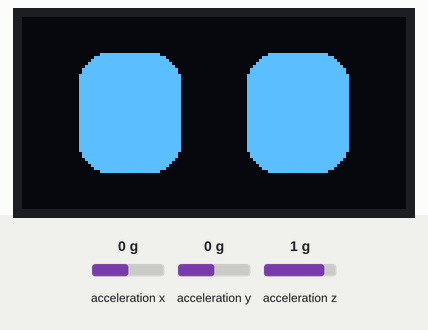
Recording of a sketch running on a simulated Seeed XIAO ESP32-C3. On the bench: 128×64 one-colour display. Wiring (inferred from the names in the program): MPU-6050 motion sensor at I2C address 0x68. The inputs (shaded band) are chosen by the test bench; at power-on: acceleration x 0 g, acceleration y 0 g, acceleration z 1 g. Random numbers use the default seed unless the sketch sets one.

Above: at 1.2 s.
1.3 s: acceleration x set to -1.4 g
At 3.56 s:
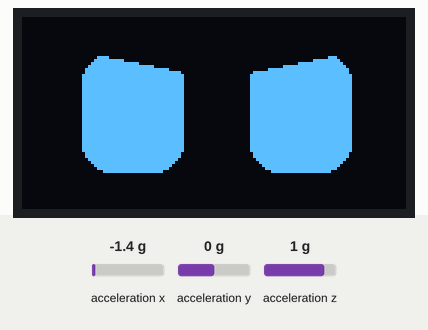
At 4.84 s:
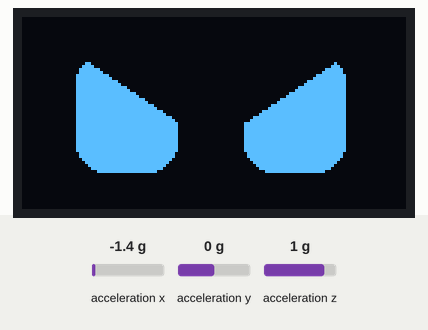
Timing chart, 0 to 6.3 s (numbered marks = the images above; inputs shaded):
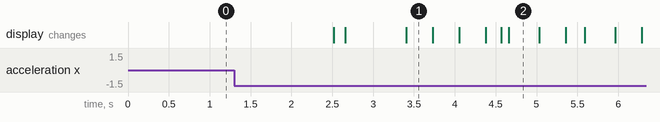

The sketch:

Grumpyyy.ino
```cpp
/*
  Grumpyyy
  Seeed XIAO ESP32-C3 + MPU6050 + 0.96" SSD1306 OLED (128x64, I2C), powered over USB

  - Normal: eyes blink at random intervals
  - Shake it for 2 seconds: angry eyes
  - While angry, every shake restarts the 5 s timer (stays angry while you shake)
  - 5 seconds after the last shake it shows "FUCK OFF" for 2 s, then goes back to normal
  - Shake for 2 s again any time to make it angry again

  Libraries (Library Manager): Adafruit SSD1306, Adafruit GFX
  (MPU6050 is read directly over I2C, no library needed)

  Wiring (OLED and MPU6050 share the same two I2C wires):
    3V3 -> OLED VCC, MPU6050 VCC
    GND -> OLED GND, MPU6050 GND
    D4 (GPIO6, SDA) -> OLED SDA, MPU6050 SDA
    D5 (GPIO7, SCL) -> OLED SCL, MPU6050 SCL
  MPU6050 AD0 -> GND (address 0x68). OLED address is usually 0x3C.
*/

#include <Wire.h>
#include <Adafruit_GFX.h>
#include <Adafruit_SSD1306.h>

// ---------- pins: Seeed XIAO ESP32-C3 ----------
#define SDA_PIN 6   // D4
#define SCL_PIN 7   // D5

// ---------- display ----------
#define SCREEN_W 128
#define SCREEN_H 64
#define OLED_ADDR 0x3C
Adafruit_SSD1306 display(SCREEN_W, SCREEN_H, &Wire, -1);

// ---------- MPU6050 ----------
#define MPU_ADDR 0x68

// ---------- tuning ----------
const float    SHAKE_THRESHOLD_G = 0.6;   // deviation from 1g that counts as shaking (lower = more sensitive)
const uint32_t SHAKE_NEEDED_MS   = 2000;  // keep shaking this long to get angry
const uint32_t SHAKE_GAP_MS      = 400;   // pause longer than this resets the shake timer
const uint32_t ANGRY_HOLD_MS     = 5000;  // angry duration, then back to normal

// ---------- eye geometry ----------
const int EYE_W   = 34;
const int EYE_H   = 40;
const int EYE_R   = 10;
const int EYE_Y   = 32;
const int LEFT_X  = 36;
const int RIGHT_X = 92;

// ---------- state ----------
enum Mood { NORMAL, ANGRY, SAYING };
Mood mood = NORMAL;
uint32_t angryStart = 0;
uint32_t sayStart = 0;
const uint32_t SAY_MS = 2000;           // how long the text stays on screen
const char *ANGRY_TEXT = "FUCK OFF";    // shown when the angry phase ends

uint32_t shakeStart = 0;      // 0 = not currently counting
uint32_t lastShakeSeen = 0;

// blink
uint32_t nextBlinkAt = 0;
uint32_t blinkStart = 0;
bool blinking = false;
const uint32_t BLINK_MS = 180;

float lid = 0.0;              // 0 = no angry lid, 1 = full angry lid (eased)

// ---------- MPU helpers ----------
void mpuInit() {
  Wire.beginTransmission(MPU_ADDR);
  Wire.write(0x6B); Wire.write(0x00);   // wake up
  Wire.endTransmission();
  Wire.beginTransmission(MPU_ADDR);
  Wire.write(0x1C); Wire.write(0x08);   // accel range +-4g (8192 LSB/g)
  Wire.endTransmission();
}

bool readAccelG(float &ax, float &ay, float &az) {
  Wire.beginTransmission(MPU_ADDR);
  Wire.write(0x3B);
  if (Wire.endTransmission(false) != 0) return false;
  if (Wire.requestFrom((uint8_t)MPU_ADDR, (uint8_t)6) != 6) return false;
  int16_t x = (Wire.read() << 8) | Wire.read();
  int16_t y = (Wire.read() << 8) | Wire.read();
  int16_t z = (Wire.read() << 8) | Wire.read();
  ax = x / 8192.0; ay = y / 8192.0; az = z / 8192.0;
  return true;
}

// ---------- shake logic ----------
// returns true once the user has shaken for SHAKE_NEEDED_MS
bool updateShake(uint32_t now) {
  float ax, ay, az;
  if (!readAccelG(ax, ay, az)) return false;
  float mag = sqrt(ax * ax + ay * ay + az * az);
  bool shaking = fabs(mag - 1.0) > SHAKE_THRESHOLD_G;

  if (shaking) {
    lastShakeSeen = now;
    if (shakeStart == 0) shakeStart = now;
  } else if (shakeStart != 0 && now - lastShakeSeen > SHAKE_GAP_MS) {
    shakeStart = 0;   // stopped shaking, start over
  }

  return shakeStart != 0 && (now - shakeStart >= SHAKE_NEEDED_MS);
}

// ---------- drawing ----------
void drawEye(int cx, int cy, float open, bool isLeft, float lidAmt, int dx, int dy) {
  int h = max(4, (int)(EYE_H * open));
  int top = cy - h / 2 + dy;
  int left = cx - EYE_W / 2 + dx;
  int r = min(EYE_R, h / 2);
  display.fillRoundRect(left, top, EYE_W, h, r, SSD1306_WHITE);

  if (lidAmt > 0.01) {
    // black triangle over the top, slanting down toward the nose = angry brow
    int drop = (int)(h * 0.6 * lidAmt);
    int x0 = left - 1, x1 = left + EYE_W + 1;
    if (isLeft) {
      display.fillTriangle(x0, top - 1, x1, top - 1, x1, top + drop, SSD1306_BLACK);
    } else {
      display.fillTriangle(x0, top - 1, x1, top - 1, x0, top + drop, SSD1306_BLACK);
    }
  }
}

void drawFace(float open, float lidAmt, int dx, int dy) {
  display.clearDisplay();
  drawEye(LEFT_X,  EYE_Y, open, true,  lidAmt, dx, dy);
  drawEye(RIGHT_X, EYE_Y, open, false, lidAmt, dx, dy);
  display.display();
}

void drawText(const char *msg) {
  display.clearDisplay();
  display.setTextSize(2);                 // 12x16 px per character
  display.setTextColor(SSD1306_WHITE);
  int16_t x1, y1; uint16_t w, h;
  display.getTextBounds(msg, 0, 0, &x1, &y1, &w, &h);
  int x = (SCREEN_W - w) / 2 + random(-1, 2);   // slight shake
  int y = (SCREEN_H - h) / 2 + random(-1, 2);
  display.setCursor(x, y);
  display.print(msg);
  display.display();
}

void setup() {
  Wire.begin(SDA_PIN, SCL_PIN);
  Wire.setClock(400000);

  if (!display.begin(SSD1306_SWITCHCAPVCC, OLED_ADDR)) {
    for (;;) delay(1000);   // OLED not found: check wiring / address
  }
  mpuInit();
  randomSeed(micros());
  nextBlinkAt = millis() + random(2000, 5000);
}

void loop() {
  uint32_t now = millis();

  // ----- mood logic -----
  bool shakeDone = updateShake(now);
  if (mood == NORMAL && shakeDone) {
    mood = ANGRY;
    angryStart = now;
    shakeStart = 0;
  } else if (mood == ANGRY) {
    // any shake while angry restarts the 5 s timer, so it stays angry
    // for as long as you keep shaking, and calms 5 s after the last shake
    if (lastShakeSeen != 0 && now - lastShakeSeen < SHAKE_GAP_MS) {
      angryStart = now;
    }
    if (now - angryStart >= ANGRY_HOLD_MS) {
      mood = SAYING;            // angry is over: show the text
      sayStart = now;
      shakeStart = 0;
    }
  } else if (mood == SAYING) {
    if (lastShakeSeen != 0 && now - lastShakeSeen < SHAKE_GAP_MS) {
      mood = ANGRY;             // shaken again while talking: straight back to angry
      angryStart = now;
    } else if (now - sayStart >= SAY_MS) {
      mood = NORMAL;
      shakeStart = 0;
    }
  }

  if (mood == SAYING) {
    drawText(ANGRY_TEXT);
    delay(20);
    return;
  }

  // ease the angry lid in and out
  float target = (mood == ANGRY) ? 1.0 : 0.0;
  lid += (target - lid) * 0.25;

  // ----- blink logic -----
  float open = 1.0;
  if (!blinking && now >= nextBlinkAt) {
    blinking = true;
    blinkStart = now;
  }
  if (blinking) {
    float t = (float)(now - blinkStart) / BLINK_MS;   // 0..1
    if (t >= 1.0) {
      blinking = false;
      nextBlinkAt = now + random(2000, 5000);
    } else {
      open = 1.0 - (t < 0.5 ? t * 2.0 : (1.0 - t) * 2.0);   // close then open
    }
  }

  // angry eyes tremble slightly
  int dx = 0, dy = 0;
  if (mood == ANGRY) {
    dx = random(-1, 2);
    dy = random(-1, 2);
  }

  drawFace(open, lid, dx, dy);
  delay(20);   // ~50 fps max
}
```
